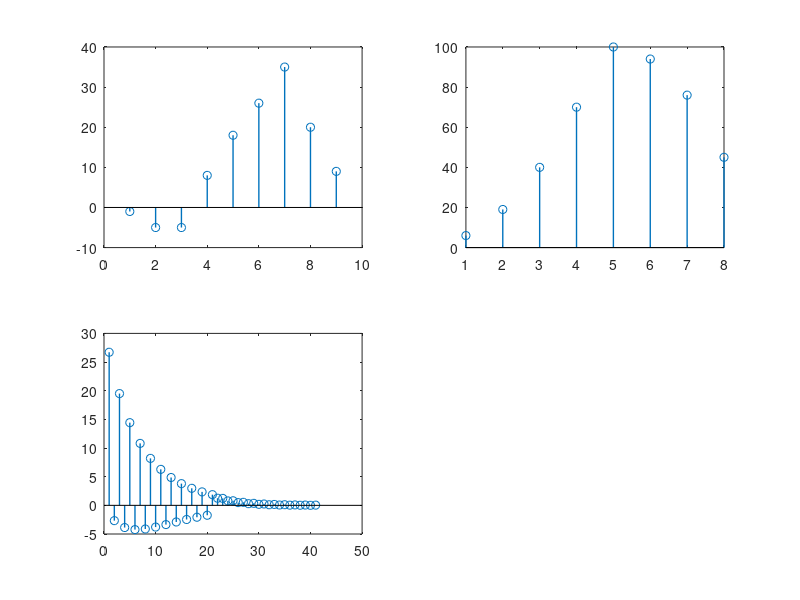

The MATLAB source for this figure: (Note: this script raises an error after producing the figure.)
% bài 1 chương 4
% 
% Đề bài:
% Vẽ đáp ứng lối ra của hệ thống trong các trường hợp sau:
% • x(n) = {−1, −2, 3, 4, 2, 9}; h(n) = {1, 3, 2, 1}
% • x(n) = {1, 2, 3, 4, 5}; h(n) = {6, 7, 8, 9}
% • x(n) = (0.8)nu(n), h(n) = (−0.9)nu(n)
% • x(n) = (1/4)−n[u(n + 1) − u(n − 4)], h(n) = u(n) − u(n − 5)


% • x(n) = {−1, −2, 3, 4, 2, 9}; h(n) = {1, 3, 2, 1}
x = [-1 -2 3 4 2 9];
h = [1 3 2 1];

y = conv(x, h);
figure;
subplot(2,2,1);
stem(y, 'LineWidth', 1);

% • x(n) = {1, 2, 3, 4, 5}; h(n) = {6, 7, 8, 9}
x = [1 2 3 4 5];
h = [6 7 8 9];
y = conv(x, h);

subplot(2,2,2);
stem(y, 'LineWidth', 1);

% tham số chung

n = -10: 10;

% • x(n) = (0.8)^n * u(n), h(n) = (−0.9)^n * u(n)

x = 0.8 .^ n;
h = (-0.9) .^ n;
y = conv(x, h);

subplot(2,2,3);
stem(y, 'LineWidth', 1);

% • x(n) = (1/4)−n[u(n + 1) − u(n − 4)], h(n) = u(n) − u(n − 5)

x = (1/4) .^ (-n) .* (sig_delta(n, -1) - sig_delta(n, 4))
h = sig_delta(n, 0) - sig_delta(n, 5);
y = conv(x, h);
ny = (n(1)+n(1)) : (n(end)+n(end));

% Vẽ
subplot(2,2,4);
stem(ny, y, 'LineWidth', 1.5);
grid on;
